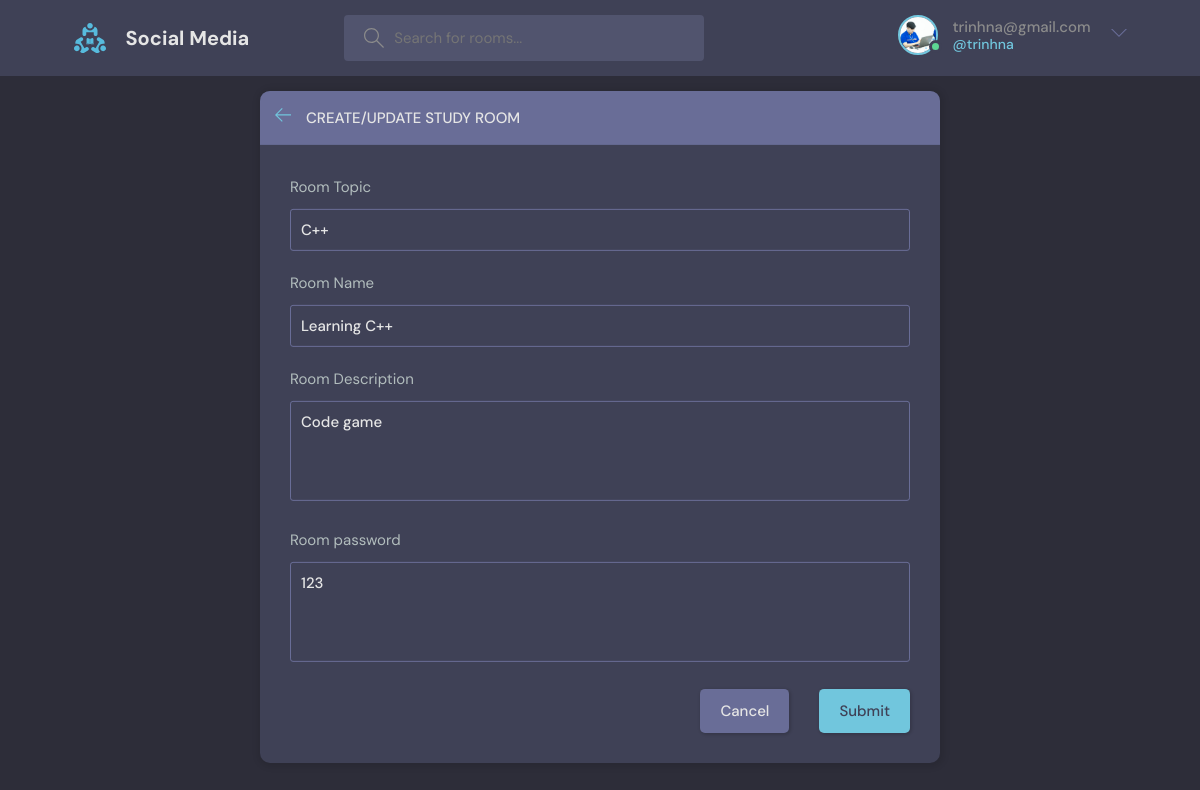
The app's page /update-room/1/ (signed in) with its own data.
### base/models.py (models this page shows, shortened)
class User(AbstractUser):
    name = models.CharField(max_length = 200, null = True)
    email =models.EmailField(unique = True,null =True)
    bio = models.TextField(null = True)
    avatar = models.ImageField(default='defaut1.png',null=True)
    USERNAME_FIELD ='email'
    REQUIRED_FIELDS = []

class Room(models.Model):
    host = models.ForeignKey(User,on_delete=models.SET_NULL,null =True)
    topic = models.ForeignKey(Topic,on_delete=models.SET_NULL,null=True)
    name = models.CharField(max_length=200)
    description = models.TextField(null = True, blank = True)
    participants = models.ManyToManyField(User,related_name='participants',blank=True)
    updated = models.DateTimeField(auto_now=True)
    created = models.DateTimeField(auto_now_add=True)
    password = models.TextField(null = True, blank = True)
    class Meta:
        ordering = ['-updated','created']

class Topic(models.Model):
    name = models.CharField(max_length=200)
    def __str__(seft):
        return seft.name

### base/views.py (the view, shortened to what this page needs)
# urls.py: path('update-room/<slug:pk>/',views.updateRoom, name ="update-room"),
@login_required(login_url='login')
def updateRoom(request,pk):
    room = Room.objects.get(id= pk)
    form = RoomForm(instance=room)
    topic = Topic.objects.all()
    if request.user != room.host:
        return HttpResponse('You fuck')
    context = {'form':form,'topic':topic,'room':room}
    return render(request,'base/room_form.html',context)

### base/forms.py
class RoomForm(ModelForm):
    class Meta:
        model = Room
        fields = '__all__'
        exclude =['host','participants']

### base/templates/base/room_form.html (shortened to what this page needs)
{% extends 'main.html' %}
{% block content %}
<main class="create-room layout">
  <div class="container">
    <div class="layout__box">
      <div class="layout__boxHeader">
        <div class="layout__boxTitle">
          <a href="{{request.META.HTTP_REFERER}}">
            <svg version="1.1" xmlns="http://www.w3.org/2000/svg" width="32" height="32" viewBox="0 0 32 32">
              <title>arrow-left</title>
              <path
                d="M13.723 2.286l-13.723 13.714 13.719 13.714 1.616-1.611-10.96-10.96h27.625v-2.286h-27.625l10.965-10.965-1.616-1.607z">
              </path>
            </svg>
          </a>
          <h3>Create/Update Study Room</h3>
        </div>
      </div>
      <div class="layout__body">
        <form class="form" action="" method="POST">
          <div class="form__group">
            <label for="room_topic">Room Topic</label>
            <input required type="text" value ="{{room.topic}}" name = "topic" list ="topic-list"/>
          </div>
          <div class="form__group">
            <label for="room_name">Room Name</label>
            {{form.name}}
          </div>
          <div class="form__group">
            <label for="room_description">Room Description</label>
            {{form.description}}
          </div>
          <div class="form__group">
            <label for="room_password">Room password</label>
            {{form.password}}
          </div>
          <div class="form__action">
            <a class="btn btn--dark" href="{{request.META.HTTP_REFERER}}">Cancel</a>
            <button class="btn btn--main" type="submit">Submit</button>
          </div>
        </form>
      </div>
    </div>
  </div>
</main>
{% endblock content %}

### templates/navbar.html (shortened to what this page needs)
{%load static%}
<header class="header header--loggedIn">
    <div class="container">
        <a href="{% url 'home' %}" class="header__logo">
            <img src="{%static 'images/logo.svg'%}" />
            <h1>Social Media</h1>
        </a>
        <form class="header__search" method="GET" action="{%url 'home'%}">
            <label>
                <input name="q" placeholder="Search for rooms..." />
            </label>
        </form>
        <nav class="header__menu">
            {%if request.user.is_authenticated%}
            <div class="header__user">
                <a href="{% url 'profile' request.user.id %}">
                    <div class="avatar avatar--medium active">
                        <img src="{{ request.user.avatar.url }}" />
                    </div>
                    <p>{{request.user}} <span>@{{request.user.username}}</span></p>
                </a>
                <button class="dropdown-button">
                    <svg version="1.1" xmlns="http://www.w3.org/2000/svg" width="32" height="32" viewBox="0 0 32 32">
                        <title>chevron-down</title>
                        <path d="M16 21l-13-13h-3l16 16 16-16h-3l-13 13z"></path>
                    </svg>
                </button>
            </div>
            {%else%}
            <a href="{% url 'login' %}">
                <img src="{% static 'images/avatar.svg'%}" alt="">
                <p>Login</p>
            </a>
            {%endif%}
        </nav>
    </div>
</header>

### records on screen
User: user.avatar (picture), user "trinhna@gmail.com", user.username "trinhna"
Room: topic "C++", name "Learning C++", description "Code game", password "123"
